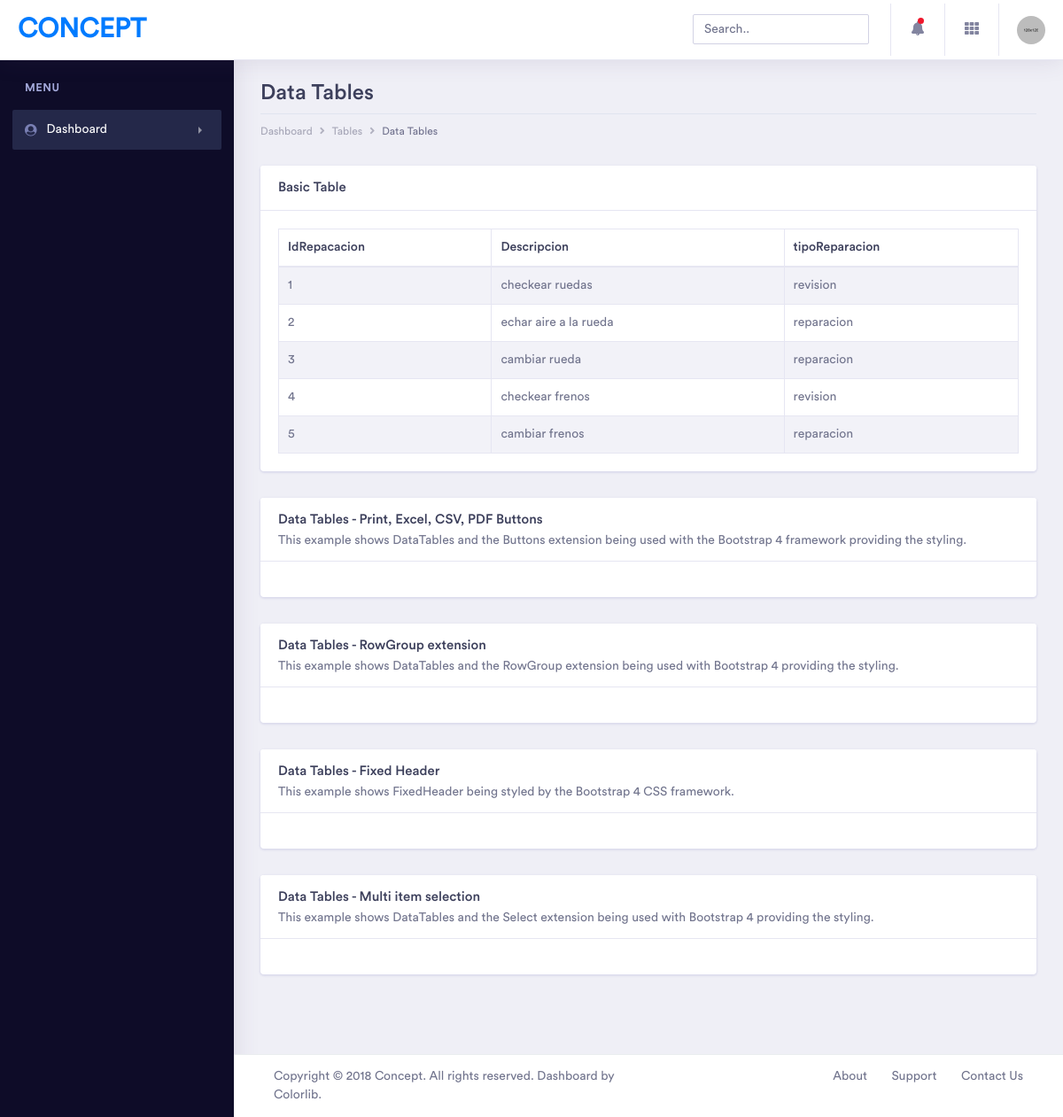
/obtenerListaDeReparacinesLista, run on the app's committed database.
### tables this page shows
CREATE TABLE reparacionesLista (LLaveReparacionLista Integer PRIMARY KEY,ReparaciosNombre text,ReparacionTipo text);

### app/routes.py (the view)
@app.route('/obtenerListaDeReparacinesLista', methods=['GET'])
def traigamosTodasLasReparacinesLista():
    conn = sqlite3.connect("estandar_calidad.db")
    c = conn.cursor()
    c.execute("SELECT * FROM reparacionesLista")
    rows = c.fetchall()
    c.close()
    conn.close()
    return render_template('data-tablesReparaciones.html', title='mostrarReparaciones',rows=rows)

### app/templates/data-tablesReparaciones.html (shortened to what this page needs)
<!doctype html>
<html lang="en">
<head>
        <link rel="stylesheet" type="text/css" href="{{ url_for('static', filename='vendor/fonts/circular-std/style.css') }}">
        <link rel="stylesheet" type="text/css" href="{{ url_for('static', filename='vendor/bootstrap/css/bootstrap.min.css') }}">
        <link rel="stylesheet" type="text/css" href="{{ url_for('static', filename='libs/css/style.css') }}">
        <link rel="stylesheet" type="text/css" href="{{ url_for('static', filename='vendor/fonts/fontawesome/css/fontawesome-all.css') }}">
        <link rel="stylesheet" type="text/css" href="{{ url_for('static', filename='vendor/bootstrap-select/css/bootstrap-select.css') }}">
    </head>
<body>
    <div class="dashboard-main-wrapper">
         <div class="dashboard-header">
            <nav class="navbar navbar-expand-lg bg-white fixed-top">
                <a class="navbar-brand" href="../index.html">Concept</a>
                <div class="collapse navbar-collapse " id="navbarSupportedContent">
                    <ul class="navbar-nav ml-auto navbar-right-top">
                        <li class="nav-item">
                            <div id="custom-search" class="top-search-bar">
                                <input class="form-control" type="text" placeholder="Search..">
                            </div>
                        </li>
                        <li class="nav-item dropdown notification">
                            <a class="nav-link nav-icons" href="#" id="navbarDropdownMenuLink1" data-toggle="dropdown" aria-haspopup="true" aria-expanded="false"><i class="fas fa-fw fa-bell"></i> <span class="indicator"></span></a>
                        </li>
                        <li class="nav-item dropdown connection">
                            <a class="nav-link" href="#" id="navbarDropdown" role="button" data-toggle="dropdown" aria-haspopup="true" aria-expanded="false"> <i class="fas fa-fw fa-th"></i> </a>
                        </li>
                        <li class="nav-item dropdown nav-user">
                            <a class="nav-link nav-user-img" href="#" id="navbarDropdownMenuLink2" data-toggle="dropdown" aria-haspopup="true" aria-expanded="false"><img src="../assets/images/avatar-1.jpg" alt="" class="user-avatar-md rounded-circle"></a>
                        </li>
                    </ul>
                </div>
            </nav>
        </div>
        <div class="nav-left-sidebar sidebar-dark">
            <div class="menu-list">
                <nav class="navbar navbar-expand-lg navbar-light">
                    <div class="collapse navbar-collapse" id="navbarNav">
                        <ul class="navbar-nav flex-column">
                            <li class="nav-divider">
                                Menu
                            </li>
                            <li class="nav-item ">
                                <a class="nav-link active" href="#" data-toggle="collapse" aria-expanded="false" data-target="#submenu-1" aria-controls="submenu-1"><i class="fa fa-fw fa-user-circle"></i>Dashboard <span class="badge badge-success">6</span></a>
                            </li>
                        </ul>
                    </div>
                </nav>
            </div>
        </div>
        <div class="dashboard-wrapper">
            <div class="container-fluid  dashboard-content">
                <div class="row">
                    <div class="col-xl-12 col-lg-12 col-md-12 col-sm-12 col-12">
                        <div class="page-header">
                            <h2 class="pageheader-title">Data Tables</h2>
                            <div class="page-breadcrumb">
                                <nav aria-label="breadcrumb">
                                    <ol class="breadcrumb">
                                        <li class="breadcrumb-item"><a href="#" class="breadcrumb-link">Dashboard</a></li>
                                        <li class="breadcrumb-item"><a href="#" class="breadcrumb-link">Tables</a></li>
                                        <li class="breadcrumb-item active" aria-current="page">Data Tables</li>
                                    </ol>
                                </nav>
                            </div>
                        </div>
                    </div>
                </div>
                <div class="row">
                    <div class="col-xl-12 col-lg-12 col-md-12 col-sm-12 col-12">
                        <div class="card">
                            <h5 class="card-header">Basic Table</h5>
                            <div class="card-body">
                                <div class="table-responsive">
                                    <table class="table table-striped table-bordered first">
                                        <thead>
                                            <tr>
                                                <th>IdRepacacion</th>
                                                <th>Descripcion</th>
                                                <th>tipoReparacion</th>
                                            </tr>
                                        </thead>
                                        <tbody>
                                            {% for LlaveReparacionLista,ReparaciosNombre,ReparacionTipo in rows %}
                                            <tr>
                                                <td>{{ LlaveReparacionLista }}</td>
                                                <td>{{ ReparaciosNombre }}</td>
                                                <td>{{ ReparacionTipo }}</td>
                                            </tr>
                                            {% endfor %}
                                        </tbody>
                                    </table>
                                </div>
                            </div>
                        </div>
                    </div>
                </div>
                <div class="row">
                    <div class="col-xl-12 col-lg-12 col-md-12 col-sm-12 col-12">
                        <div class="card">
                            <div class="card-header">
                                <h5 class="mb-0">Data Tables - Print, Excel, CSV, PDF Buttons</h5>
                                <p>This example shows DataTables and the Buttons extension being used with the Bootstrap 4 framework providing the styling.</p>
                            </div>
                            <div class="card-body">
                            </div>
                        </div>
                    </div>
                </div>
                <div class="row">
                    <div class="col-xl-12 col-lg-12 col-md-12 col-sm-12 col-12">
                        <div class="card">
                            <div class="card-header">
                                <h5 class="mb-0">Data Tables - RowGroup extension </h5>
                                <p>This example shows DataTables and the RowGroup extension being used with Bootstrap 4 providing the styling.</p>
                            </div>
                            <div class="card-body">
                            </div>
                        </div>
                    </div>
                </div>
                <div class="row">
                    <div class="col-xl-12 col-lg-12 col-md-12 col-sm-12 col-12">
                        <div class="card">
                            <div class="card-header">
                                <h5 class="mb-0">Data Tables - Fixed Header  </h5>
                                <p>This example shows FixedHeader being styled by the Bootstrap 4 CSS framework.</p>
                            </div>
                            <div class="card-body">
                            </div>
                        </div>
                    </div>
                </div>
                <div class="row">
                    <div class="col-xl-12 col-lg-12 col-md-12 col-sm-12 col-12">
                        <div class="card">
                            <div class="card-header">
                                <h5 class="mb-0">Data Tables - Multi item selection </h5>
                                <p>This example shows DataTables and the Select extension being used with Bootstrap 4 providing the styling.</p>
                            </div>
                            <div class="card-body">
                            </div>
                        </div>
                    </div>
                </div>
            </div>
            <div class="footer">
                <div class="container-fluid">
                    <div class="row">
                        <div class="col-xl-6 col-lg-6 col-md-12 col-sm-12 col-12">
                            Copyright © 2018 Concept. All rights reserved. Dashboard by <a href="https://colorlib.com/wp/">Colorlib</a>.
                        </div>
                        <div class="col-xl-6 col-lg-6 col-md-12 col-sm-12 col-12">
                            <div class="text-md-right footer-links d-none d-sm-block">
                                <a href="javascript: void(0);">About</a>
                                <a href="javascript: void(0);">Support</a>
                                <a href="javascript: void(0);">Contact Us</a>
                            </div>
                        </div>
                    </div>
                </div>
            </div>
        </div>
    </div>
</body>
</html>

### data on the page
reparacionesLista: LLaveReparacionLista "1", ReparaciosNombre "checkear ruedas", ReparacionTipo "revision"
reparacionesLista: LLaveReparacionLista "2", ReparaciosNombre "echar aire a la rueda", ReparacionTipo "reparacion"
reparacionesLista: LLaveReparacionLista "3", ReparaciosNombre "cambiar rueda", ReparacionTipo "reparacion"
reparacionesLista: LLaveReparacionLista "4", ReparaciosNombre "checkear frenos", ReparacionTipo "revision"
reparacionesLista: LLaveReparacionLista "5", ReparaciosNombre "cambiar frenos", ReparacionTipo "reparacion"
